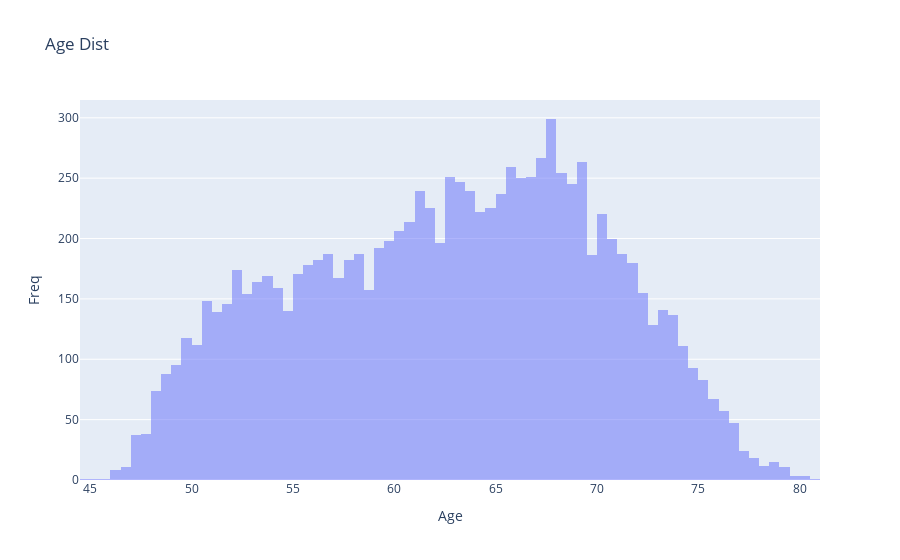

The notebook cell saved with this chart:
### Code cell
trace = go.Histogram(
    x=data["age_at_scan"],
    opacity=0.5,
)

d = [trace]

layout = dict(title="Age Dist", xaxis=dict(title="Age"), yaxis=dict(title="Freq"), barmode='overlay')

fig = dict(data=d, layout=layout)

iplot(fig, filename='Age Dist')

### Figure 1 — Plotly figure (JSON) as saved in the notebook; plotly's stock layout.template omitted (floating-point values rounded to 4 significant figures; data arrays with more than 128 entries replaced by an {"elided": "..."} marker saying what was removed)
{"data": [{"opacity": 0.5, "type": "histogram", "x": {"elided": "10446 float values"}}], "layout": {"barmode": "overlay", "title": {"text": "Age Dist"}, "xaxis": {"title": {"text": "Age"}}, "yaxis": {"title": {"text": "Freq"}}}}
